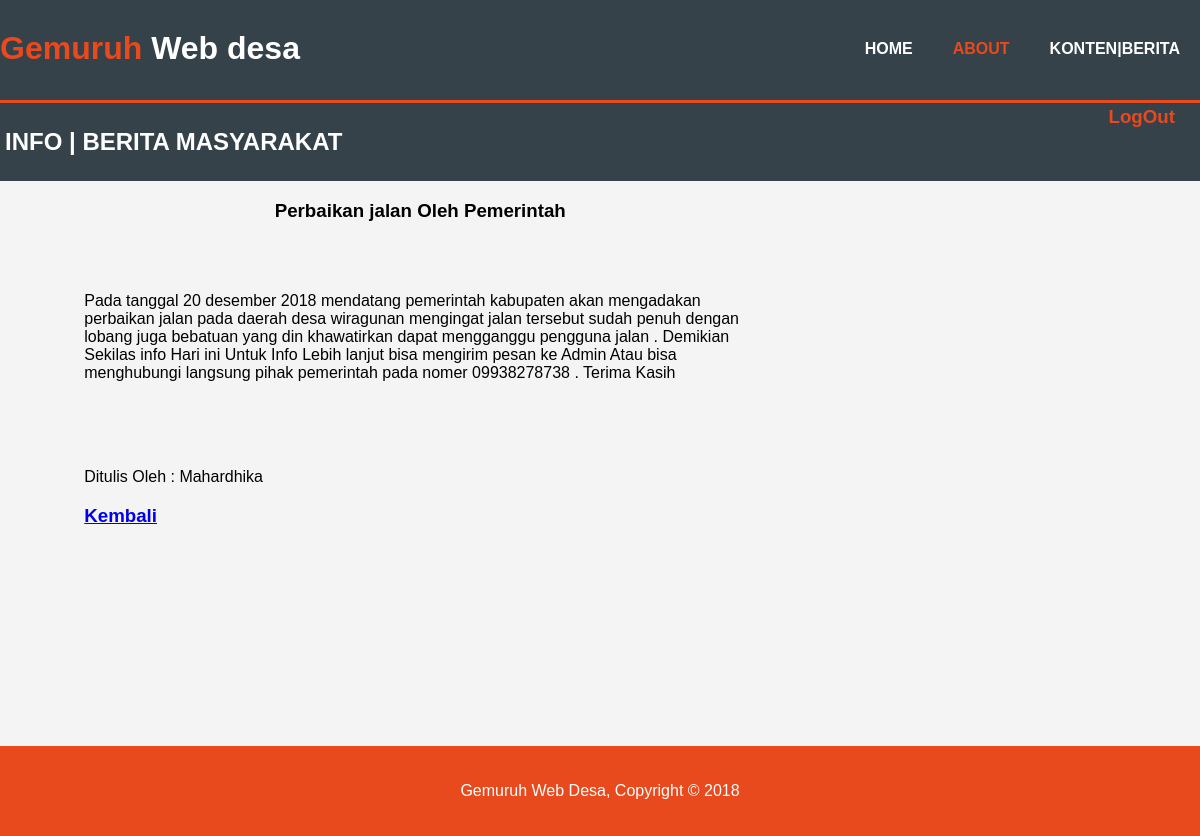
The page /klikberita.php?ID=27 on the database its author committed.
### tables this page shows
CREATE TABLE `artikel` (
  `Judul` varchar(50) NOT NULL,
  `Penulis` varchar(20) NOT NULL,
  `Isi` text NOT NULL,
  `ID` int(11) NOT NULL
);

### proses_berita.php (called while the page is built, shortened)
<?php
$conn = mysqli_connect("localhost", "root", "", "webdesa");
function query($query) {
  global $conn;
  $result = mysqli_query($conn, $query);
  $rows = [];
  while($row = mysqli_fetch_assoc($result)){
    $rows[] = $row;
  }
  return $rows;
}
 ?>

### klikberita.php (the view, shortened to what this page needs)
<?php
require 'proses_berita.php';
$ID = $_GET["ID"];
$artikel =query("SELECT *FROM artikel WHERE ID = $ID")[0];
?>
<!DOCTYPE html>
<html>
  <head>
  </head>
  <link rel="stylesheet" href="css/about.css">
  <body>
    <header>
        <div class="container">
          <div id="Branding">
            <h1><span class="highlight">Gemuruh</span> Web desa</h1>
          </div>
          <nav>
            <ul>
              <li><a href="index.html">Home</a></li>
              <li class="current"><a href="About.html">About</a></li>
              <li><a href="Konten.php">Konten|Berita</a></li>
            </ul>
          </nav>
        </div>
    </header>
    <section id="newsletter">
      <div class="container">
        <h1>INFO | BERITA MASYARAKAT</h1>
          <h3><a href="logout.php" style="transform:translate(-20px, -70px);" onclick="return confirm('Yakin ingin LOG-OUT ?');">LogOut</a></h3>
        </div>
    </section>
    <section id="main">
      <div class="conatiner">
        <div class="box">
          <article class="" id="main-col">
          <center>
            <h1 class="page-title"><?= $artikel["Judul"]; ?></h1>
          </center><br><br>
              <p><?= $artikel["Isi"];  ?></p><br><br><br>
              <p>Ditulis Oleh : <?=$artikel["Penulis"];  ?></p>
              <h1><a href="konten.php">Kembali</a></h1>
          </article>
        </div>
      </div>
    </section>
    <footer style="margin-top:200px;">
      <p>Gemuruh Web Desa, Copyright &copy; 2018</p>
    </footer>
  </body>
</html>

### css/about.css (style rules this page uses)
body { font-family: Arial, Helvetica ,sans-serif; padding: 0; margin: 0; background-color: #f4f4f4; }
.conatiner { width: 80%; margin: auto; overflow: hidden; }
header ul { font-weight: bold; margin: 0; padding: 0; }
header { background:#35424a; color: #ffffff; padding-top: 30px; min-height: 70px; border-bottom:#e8491d 3px solid; margin-bottom:-50px ; }
header a { color: #ffffff; text-decoration: none; text-transform: uppercase; font-size: 16px; }
header li { float: left; display: inline; padding: 0 20px 0 20px; }
header #Branding { float: left; }
header #Branding h1 { margin: 0; }
header nav { float: right; margin-top: 10px; }
header .highlight, header .current a { color: #e8491d; font-weight: bold; }
#newsletter { margin-top: 50px; padding: 5px; color: #ffffff; background: #35424a; }
#newsletter a { float: right; text-decoration: none; color: #e8491d; }
article#main-col { float: left; width: 70%; }
footer { padding: 20px; margin-top: 20px; color: #ffffff; background-color: #e8491d; text-align: center; }

### rows shown on the page
artikel: Judul "Perbaikan jalan Oleh Pemerintah", Isi "Pada tanggal 20 desember 2018 mendatang pemerintah kabupaten akan mengadakan perbaikan jalan pada daerah desa wiragunan mengingat jalan tersebut sudah penuh dengan lobang juga bebatuan yang din khawatirkan dapat mengganggu pengguna jalan . Demikian Sekilas info Hari ini Untuk Info Lebih lanjut bisa mengirim pesan ke Admin Atau bisa menghubungi langsung pihak pemerintah pada nomer 09938278738 . Terima Kasih", Penulis "Mahardhika"
